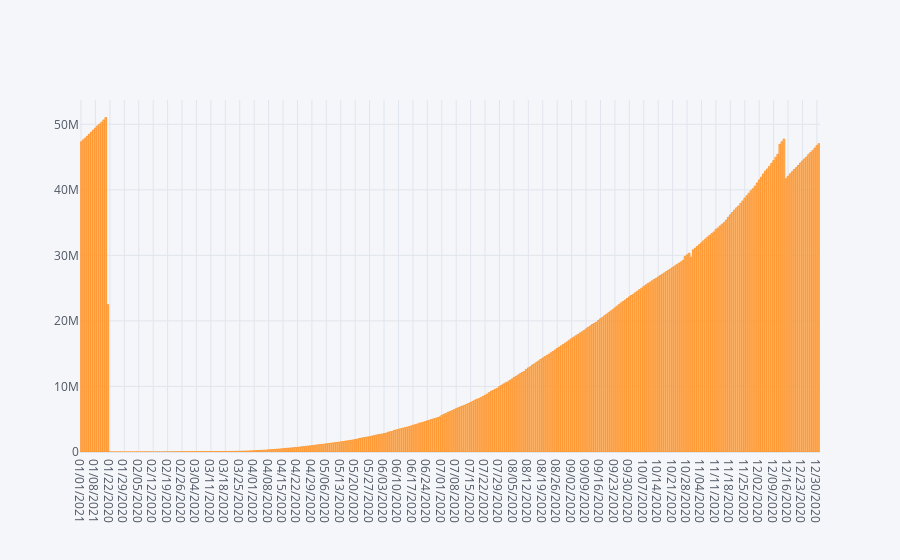

Notebook code for this chart:
### Code cell
recovered.iplot(kind='bar',x='Date',y='Recovered')

### Figure 1 — Plotly figure (JSON) as saved in the notebook; plotly's stock layout.template omitted (floating-point values rounded to 4 significant figures; data arrays with more than 128 entries replaced by an {"elided": "..."} marker saying what was removed)
{"data": [{"marker": {"color": "rgba(255, 153, 51, 0.6)", "line": {"color": "rgba(255, 153, 51, 1.0)", "width": 1}}, "name": "Recovered", "orientation": "v", "text": "", "x": {"elided": "359 str values"}, "y": {"elided": "359 int values"}, "type": "bar"}], "layout": {"legend": {"bgcolor": "#F5F6F9", "font": {"color": "#4D5663"}}, "paper_bgcolor": "#F5F6F9", "plot_bgcolor": "#F5F6F9", "title": {"font": {"color": "#4D5663"}}, "xaxis": {"gridcolor": "#E1E5ED", "showgrid": true, "tickfont": {"color": "#4D5663"}, "title": {"font": {"color": "#4D5663"}, "text": ""}, "zerolinecolor": "#E1E5ED"}, "yaxis": {"gridcolor": "#E1E5ED", "showgrid": true, "tickfont": {"color": "#4D5663"}, "title": {"font": {"color": "#4D5663"}, "text": ""}, "zerolinecolor": "#E1E5ED"}}}
